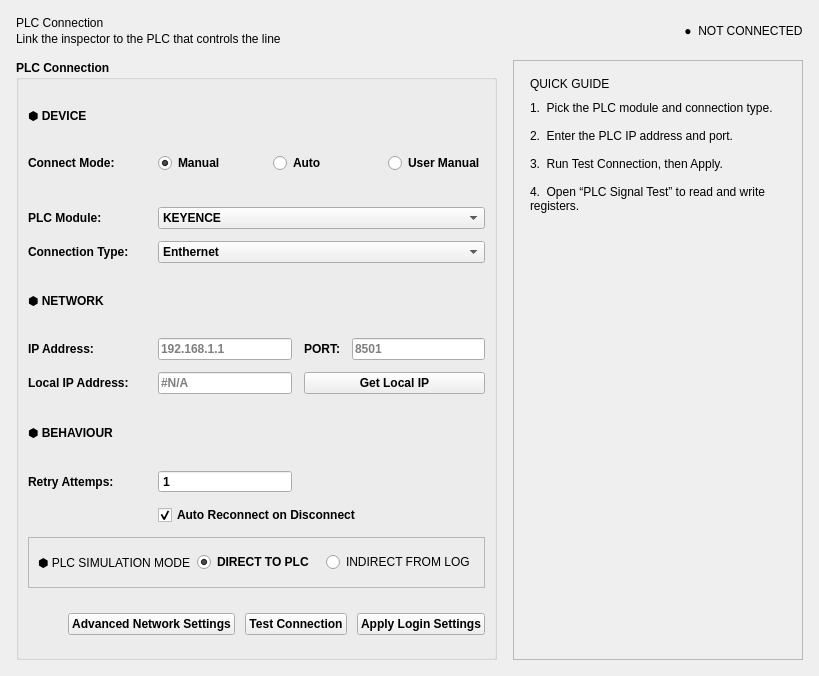
      <widget class="QWidget" name="tab_2">
       <attribute name="title">
        <string>   Auto Connect PLC   </string>
       </attribute>
       <layout class="QGridLayout" name="gridLayout_4" columnstretch="1,0">
        <property name="leftMargin">
         <number>16</number>
        </property>
        <property name="topMargin">
         <number>16</number>
        </property>
        <property name="rightMargin">
         <number>16</number>
        </property>
        <property name="bottomMargin">
         <number>16</number>
        </property>
        <property name="horizontalSpacing">
         <number>16</number>
        </property>
        <property name="verticalSpacing">
         <number>14</number>
        </property>
        <item row="0" column="0" colspan="2">
         <layout class="QHBoxLayout" name="horizontalLayout_page_header_plc">
          <property name="spacing">
           <number>12</number>
          </property>
          <item>
           <layout class="QVBoxLayout" name="verticalLayout_page_header_plc">
            <property name="spacing">
             <number>2</number>
            </property>
            <item>
             <widget class="QLabel" name="label_page_title_plc">
              <property name="text">
               <string>PLC Connection</string>
              </property>
             </widget>
            </item>
            <item>
             <widget class="QLabel" name="label_page_sub_plc">
              <property name="text">
               <string>Link the inspector to the PLC that controls the line</string>
              </property>
             </widget>
            </item>
           </layout>
          </item>
          <item>
           <spacer name="horizontalSpacer_page_header_plc">
            <property name="orientation">
             <enum>Qt::Horizontal</enum>
            </property>
            <property name="sizeHint" stdset="0">
             <size>
              <width>40</width>
              <height>20</height>
             </size>
            </property>
           </spacer>
          </item>
          <item>
           <widget class="QLabel" name="label_plc_state">
            <property name="maximumSize">
             <size>
              <width>16777215</width>
              <height>28</height>
             </size>
            </property>
            <property name="text">
             <string>●  NOT CONNECTED</string>
            </property>
            <property name="alignment">
             <set>Qt::AlignCenter</set>
            </property>
            <property name="state" stdset="0">
             <string>disconnected</string>
            </property>
           </widget>
          </item>
         </layout>
        </item>
        <item row="1" column="0">
         <widget class="QGroupBox" name="groupBox_plc_connection">
          <property name="enabled">
           <bool>true</bool>
          </property>
          <property name="minimumSize">
           <size>
            <width>0</width>
            <height>600</height>
           </size>
          </property>
          <property name="font">
           <font>
            <family>Segoe UI</family>
            <pointsize>9</pointsize>
            <weight>87</weight>
            <bold>true</bold>
           </font>
          </property>
          <property name="title">
           <string>PLC Connection</string>
          </property>
          <layout class="QGridLayout" name="gridLayout_7" columnstretch="0,0,0,0">
           <property name="spacing">
            <number>12</number>
           </property>
           <item row="6" column="1">
            <widget class="QLineEdit" name="lineEdit_ip_address_2">
             <property name="text">
              <string/>
             </property>
             <property name="placeholderText">
              <string>192.168.1.1</string>
             </property>
             <property name="clearButtonEnabled">
              <bool>true</bool>
             </property>
            </widget>
           </item>
           <item row="7" column="2" colspan="2">
            <widget class="QPushButton" name="pushButton_get_local_ip_2">
             <property name="cursor">
              <cursorShape>PointingHandCursor</cursorShape>
             </property>
             <property name="text">
              <string>Get Local IP</string>
             </property>
            </widget>
           </item>
           <item row="1" column="1" colspan="3">
            <layout class="QHBoxLayout" name="horizontalLayout_plc_modes">
             <property name="spacing">
              <number>18</number>
             </property>
             <item>
              <widget class="QRadioButton" name="radioButton_manul_plc_2">
               <property name="layoutDirection">
                <enum>Qt::LeftToRight</enum>
               </property>
               <property name="text">
                <string>Manual</string>
               </property>
               <property name="checked">
                <bool>true</bool>
               </property>
              </widget>
             </item>
             <item>
              <widget class="QRadioButton" name="radioButton_automatic_plc_2">
               <property name="layoutDirection">
                <enum>Qt::LeftToRight</enum>
               </property>
               <property name="text">
                <string>Auto</string>
               </property>
              </widget>
             </item>
             <item>
              <widget class="QRadioButton" name="radioButton_user_manual">
               <property name="text">
                <string>User Manual</string>
               </property>
              </widget>
             </item>
            </layout>
           </item>
           <item row="6" column="2">
            <widget class="QLabel" name="label_17">
             <property name="text">
              <string>PORT:</string>
             </property>
             <property name="alignment">
              <set>Qt::AlignCenter</set>
             </property>
            </widget>
           </item>
           <item row="8" column="0" colspan="4">
            <widget class="QLabel" name="label_sec_plc_behaviour">
             <property name="text">
              <string>⬢ BEHAVIOUR</string>
             </property>
             <property name="role" stdset="0">
              <string>section</string>
             </property>
            </widget>
           </item>
           <item row="12" column="0" colspan="4">
            <widget class="QWidget" name="widget_3" native="true">
             <property name="minimumSize">
              <size>
               <width>0</width>
               <height>44</height>
              </size>
             </property>
             <property name="maximumSize">
              <size>
               <width>16777215</width>
               <height>48</height>
              </size>
             </property>
             <layout class="QGridLayout" name="gridLayout_6">
              <property name="leftMargin">
               <number>0</number>
              </property>
              <property name="topMargin">
               <number>0</number>
              </property>
              <property name="rightMargin">
               <number>0</number>
              </property>
              <property name="bottomMargin">
               <number>0</number>
              </property>
              <property name="horizontalSpacing">
               <number>10</number>
              </property>
              <item row="1" column="2">
               <widget class="QPushButton" name="pushButton_test_connection_3">
                <property name="cursor">
                 <cursorShape>PointingHandCursor</cursorShape>
                </property>
                <property name="text">
                 <string>Test Connection</string>
                </property>
               </widget>
              </item>
              <item row="1" column="1">
               <widget class="QPushButton" name="network_setting_advanced">
                <property name="text">
                 <string>Advanced Network Settings</string>
                </property>
               </widget>
              </item>
              <item row="1" column="3">
               <widget class="QPushButton" name="pushButton_apply_ip_add_setting_2">
                <property name="cursor">
                 <cursorShape>PointingHandCursor</cursorShape>
                </property>
                <property name="text">
                 <string>Apply Login Settings</string>
                </property>
               </widget>
              </item>
              <item row="1" column="0">
               <spacer name="horizontalSpacer_plc_buttons">
                <property name="orientation">
                 <enum>Qt::Horizontal</enum>
                </property>
                <property name="sizeHint" stdset="0">
                 <size>
                  <width>40</width>
                  <height>20</height>
                 </size>
                </property>
               </spacer>
              </item>
             </layout>
            </widget>
           </item>
           <item row="5" column="0" colspan="4">
            <widget class="QLabel" name="label_sec_plc_network">
             <property name="text">
              <string>⬢ NETWORK</string>
             </property>
             <property name="role" stdset="0">
              <string>section</string>
             </property>
            </widget>
           </item>
           <item row="0" column="0" colspan="4">
            <widget class="QLabel" name="label_sec_plc_device">
             <property name="text">
              <string>⬢ DEVICE</string>
             </property>
             <property name="role" stdset="0">
              <string>section</string>
             </property>
            </widget>
           </item>
           <item row="3" column="0">
            <widget class="QLabel" name="label_7">
             <property name="minimumSize">
              <size>
               <width>118</width>
               <height>0</height>
              </size>
             </property>
             <property name="text">
              <string>PLC Module:</string>
             </property>
            </widget>
           </item>
           <item row="1" column="0">
            <widget class="QLabel" name="label_15">
             <property name="minimumSize">
              <size>
               <width>118</width>
               <height>0</height>
              </size>
             </property>
             <property name="text">
              <string>Connect Mode:</string>
             </property>
            </widget>
           </item>
           <item row="6" column="3">
            <widget class="QLineEdit" name="lineEdit_port_3">
             <property name="text">
              <string/>
             </property>
             <property name="placeholderText">
              <string>8501</string>
             </property>
             <property name="clearButtonEnabled">
              <bool>true</bool>
             </property>
            </widget>
           </item>
           <item row="10" column="1" colspan="3">
            <widget class="QCheckBox" name="checkBox_2">
             <property name="text">
              <string>Auto Reconnect on Disconnect</string>
             </property>
             <property name="checked">
              <bool>true</bool>
             </property>
            </widget>
           </item>
           <item row="7" column="0">
            <widget class="QLabel" name="label_13">
             <property name="minimumSize">
              <size>
               <width>118</width>
               <height>0</height>
              </size>
             </property>
             <property name="text">
              <string>Local IP Address:</string>
             </property>
            </widget>
           </item>
           <item row="7" column="1">
            <widget class="QLineEdit" name="lineEdit_local_ip_2">
             <property name="placeholderText">
              <string>#N/A</string>
             </property>
            </widget>
           </item>
           <item row="4" column="1" colspan="3">
            <widget class="QComboBox" name="comboBox_connection_type_2">
             <property name="enabled">
              <bool>true</bool>
             </property>
             <item>
              <property name="text">
               <string>Enthernet</string>
              </property>
             </item>
            </widget>
           </item>
           <item row="9" column="0">
            <widget class="QLabel" name="label_14">
             <property name="minimumSize">
              <size>
               <width>118</width>
               <height>0</height>
              </size>
             </property>
             <property name="text">
              <string>Retry Attemps:</string>
             </property>
            </widget>
           </item>
           <item row="9" column="1">
            <widget class="QSpinBox" name="spinBox_2">
             <property name="buttonSymbols">
              <enum>QAbstractSpinBox::NoButtons</enum>
             </property>
             <property name="value">
              <number>1</number>
             </property>
            </widget>
           </item>
           <item row="4" column="0">
            <widget class="QLabel" name="label_18">
             <property name="minimumSize">
              <size>
               <width>118</width>
               <height>0</height>
              </size>
             </property>
             <property name="text">
              <string>Connection Type:</string>
             </property>
            </widget>
           </item>
           <item row="11" column="0" colspan="4">
            <widget class="QFrame" name="frame_3">
             <property name="minimumSize">
              <size>
               <width>0</width>
               <height>50</height>
              </size>
             </property>
             <property name="frameShape">
              <enum>QFrame::StyledPanel</enum>
             </property>
             <property name="frameShadow">
              <enum>QFrame::Raised</enum>
             </property>
             <layout class="QGridLayout" name="gridLayout_5">
              <item row="1" column="1">
               <widget class="QRadioButton" name="direct_to_plc">
                <property name="text">
                 <string>DIRECT TO PLC</string>
                </property>
                <property name="checked">
                 <bool>true</bool>
                </property>
               </widget>
              </item>
              <item row="1" column="0">
               <widget class="QLabel" name="label_8">
                <property name="font">
                 <font>
                  <family>Segoe UI</family>
                  <pointsize>9</pointsize>
                  <weight>50</weight>
                  <bold>false</bold>
                 </font>
                </property>
                <property name="text">
                 <string>⬢ PLC SIMULATION MODE</string>
                </property>
               </widget>
              </item>
              <item row="1" column="2">
               <widget class="QRadioButton" name="indirect_from_log">
                <property name="font">
                 <font>
                  <family>Segoe UI</family>
                  <pointsize>9</pointsize>
                  <weight>50</weight>
                  <bold>false</bold>
                 </font>
                </property>
                <property name="text">
                 <string>INDIRECT FROM LOG</string>
                </property>
               </widget>
              </item>
             </layout>
            </widget>
           </item>
           <item row="3" column="1" colspan="3">
            <widget class="QComboBox" name="comboBox">
             <property name="enabled">
              <bool>true</bool>
             </property>
             <item>
              <property name="text">
               <string>KEYENCE</string>
              </property>
             </item>
             <item>
              <property name="text">
               <string>OMRON</string>
              </property>
             </item>
             <item>
              <property name="text">
               <string>MITSHUBISHI</string>
              </property>
             </item>
            </widget>
           </item>
           <item row="6" column="0">
            <widget class="QLabel" name="label_16">
             <property name="minimumSize">
              <size>
               <width>118</width>
               <height>0</height>
              </size>
             </property>
             <property name="text">
              <string>IP Address:</string>
             </property>
            </widget>
           </item>
           <item row="2" column="0">
            <widget class="QLabel" name="label_9">
             <property name="maximumSize">
              <size>
               <width>16777215</width>
               <height>10</height>
              </size>
             </property>
             <property name="text">
              <string/>
             </property>
            </widget>
           </item>
          </layout>
         </widget>
        </item>
        <item row="1" column="1">
         <widget class="QFrame" name="frame">
          <property name="minimumSize">
           <size>
            <width>250</width>
            <height>0</height>
           </size>
          </property>
          <property name="maximumSize">
           <size>
            <width>290</width>
            <height>16777215</height>
           </size>
          </property>
          <property name="frameShape">
           <enum>QFrame::StyledPanel</enum>
          </property>
          <property name="frameShadow">
           <enum>QFrame::Raised</enum>
          </property>
          <layout class="QVBoxLayout" name="verticalLayout_guide_plc">
           <property name="spacing">
            <number>10</number>
           </property>
           <property name="leftMargin">
            <number>16</number>
           </property>
           <property name="topMargin">
            <number>16</number>
           </property>
           <property name="rightMargin">
            <number>16</number>
           </property>
           <property name="bottomMargin">
            <number>16</number>
           </property>
           <item>
            <widget class="QLabel" name="label_plc_guide_title">
             <property name="text">
              <string>QUICK GUIDE</string>
             </property>
            </widget>
           </item>
           <item>
            <widget class="QLabel" name="label_plc_guide_body">
             <property name="text">
              <string>1.  Pick the PLC module and connection type.

2.  Enter the PLC IP address and port.

3.  Run Test Connection, then Apply.

4.  Open “PLC Signal Test” to read and write registers.</string>
             </property>
             <property name="alignment">
              <set>Qt::AlignLeading|Qt::AlignLeft|Qt::AlignTop</set>
             </property>
             <property name="wordWrap">
              <bool>true</bool>
             </property>
            </widget>
           </item>
           <item>
            <spacer name="verticalSpacer_guide_plc">
             <property name="orientation">
              <enum>Qt::Vertical</enum>
             </property>
             <property name="sizeHint" stdset="0">
              <size>
               <width>20</width>
               <height>40</height>
              </size>
             </property>
            </spacer>
           </item>
          </layout>
         </widget>
        </item>
       </layout>
      </widget>
